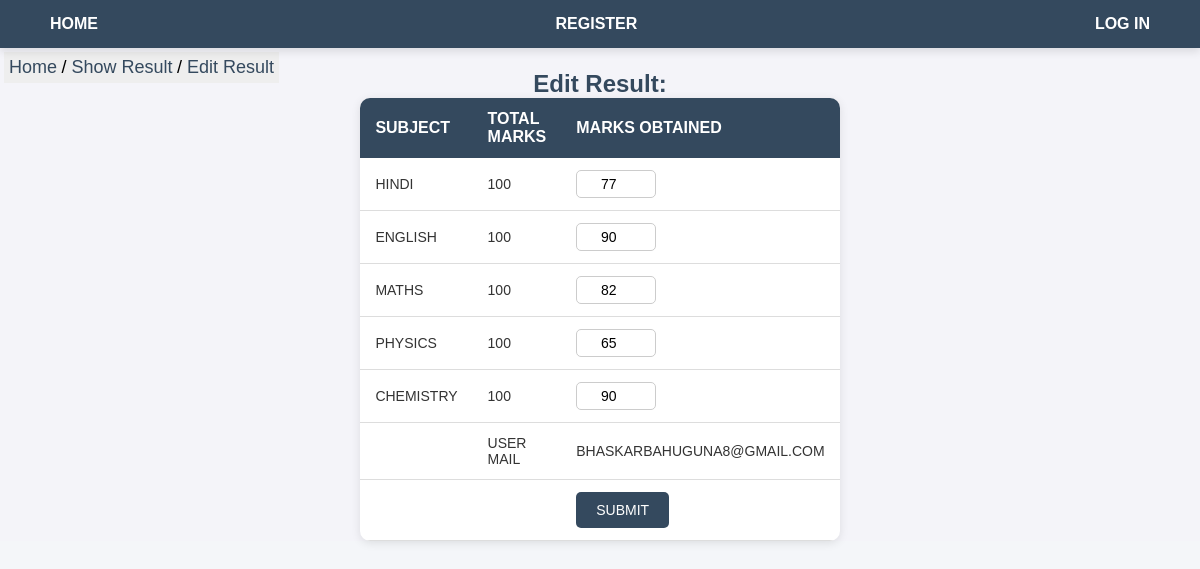
The page /src/view/editresult.php?user_id=2 (signed in) on the database its author committed.
### tables this page shows
CREATE TABLE `user_result` (
  `id` int NOT NULL,
  `user_id` int NOT NULL,
  `hindi` int NOT NULL,
  `english` int NOT NULL,
  `maths` int NOT NULL,
  `physics` int NOT NULL,
  `chemistry` int NOT NULL
);

CREATE TABLE `user` (
  `user_id` int NOT NULL,
  `fname` varchar(50) NOT NULL,
  `lname` varchar(50) DEFAULT NULL,
  `mail` varchar(50) NOT NULL,
  `phone_no` varchar(10) NOT NULL,
  `password` varchar(10) NOT NULL,
  `admin` int NOT NULL DEFAULT '0'
);

### src/controller/user_controller.php (called while the page is built, shortened)
<?php
require ("/var/www/html/result-management/src/view/connection.php");
require "/var/www/html/result-management/src/model/user_result.php";
class UserController{
    private $connection;
    function __construct(){
        $mysqlconnection= new MysqlConnection();
        $this->connection = $mysqlconnection->get_connection();
    }
    function get_user_by_id($user_id){
        $sql = "SELECT * FROM user WHERE user_id = $user_id";
        $result = $this->connection->query($sql);
        if ($result->num_rows > 0) {
            while ($row = $result->fetch_assoc()) {
                $user_id = $row['user_id'];
                $fname = $row['fname'];
                $lname = $row['lname'];
                $email = $row['mail'];
                $phone_no = $row['phone_no'];
                $pass = $row['password'];
                $admin = $row['admin'];
                $user = new User($user_id, $fname, $lname, $email, $phone_no, $pass, $admin);
                return $user;
            }
        }
        return false;
    }
    function get_user_result_by_user_id($user_id){
        $result_query = "SELECT * FROM user_result WHERE user_id = $user_id";
        $result= $this-> connection->query($result_query);
       if( $result-> num_rows >0){
        while ($row = $result->fetch_assoc()) {
            $id = $row['id'];
            $user_id= $row['user_id'];
            $hindi = $row['hindi'];
            $english = $row['english'];
            $maths = $row['maths'];
            $physics = $row['physics'];
            $chemistry = $row['chemistry'];
         $user_result= new UserResult($id , $this->get_user_by_id($user_id));
          $user_result->addSubject(new subject("hindi",$hindi));
          $user_result->addSubject(new subject("english",$english));
          $user_result->addSubject(new subject("maths",$maths));
          $user_result->addSubject(new subject("physics",$physics));
          $user_result->addSubject(new subject("chemistry",$chemistry));
return $user_result;
       }
    }
    else{
        return false;
    }
}
}
?>

### src/view/connection.php (called while the page is built, shortened)
<?php
class MysqlConnection{
    private $conn ;
   function __construct (){
    $this->conn = new mysqli("localhost", "amit", "amit", "result_management");
   }
function get_connection(){
    return $this->conn ;
}
}
?>

### src/model/subjects.php (called while the page is built, shortened)
<?php
class Subject{
    private $subject_name;
    private $subject_marks;
    function __construct($subject_name,$subject_marks){
        $this->subject_name = $subject_name;
        $this->subject_marks = $subject_marks;
    }
        function get_subject_name(){
            return $this-> subject_name;
        }
        function get_subject_marks(){
            return $this-> subject_marks;
        }
}
?>

### src/model/user_result.php (called while the page is built, shortened)
<?php
require "/var/www/html/result-management/src/model/user.php";
require "/var/www/html/result-management/src/model/subjects.php";
class UserResult {
    private User $user;
    private array $subjects=[];
function __construct( $id,$user){
    $this->user = $user;
}
function get_user(){
    return $this -> user;
}
public function addSubject(Subject $subject) {
    $this->subjects[$subject->get_subject_name()] = $subject;
}
public function getSubjectMark(string $subjectName): float {
    return $this->subjects[$subjectName]->get_subject_marks();
}
}

### src/model/user.php (called while the page is built, shortened)
<?php
class User {
private $email;
function __construct($user_id, $first_name,$last_name,$email,$phone_no,$password,$admin){
    $this ->email = $email;
}
function get_email(){
    return $this->email;
}
}

### src/view/editresult.php (the view, shortened to what this page needs)
<?php include "header.php";
    require "../controller/user_controller.php";?>
<!DOCTYPE html>
<html lang="en">
<head>
    <link rel="stylesheet" href="/result-management/src/assets/css/manageresult.css">
</head>
<body>
    <div class="breadcrumb">
        <ul class="breadcrumb">
            <li><a href="/result-management/src/index.php">Home</a></li>
            <li><a href="showresults.php">Show Result</a></li>
            <li><a href="editresults.php">Edit Result</a></li>
        </ul>
    </div>
    <div class="result">
    <?php
    if (isset($_GET['user_id'])) {
        $user_id = (int)$_GET['user_id'];
     $controller= new UserController();
     $user_result = $controller->get_user_result_by_user_id($user_id);
     if ($user_result){
        $email = $user_result->get_user()->get_email();
        $hindi = $user_result->getSubjectMark("hindi");
        $english = $user_result->getSubjectMark("english");
        $maths = $user_result->getSubjectMark("maths");
        $physics = $user_result->getSubjectMark("physics");
        $chemistry = $user_result->getSubjectMark("chemistry");
     }
            echo "<h2>Edit Result:</h2>";
    ?>
                <form method="post" action="resultaction.php">
                    <div id="result">
                        <table>
                            <tr>
                                <th>SUBJECT</th>
                                <th>TOTAL MARKS</th>
                                <th>MARKS OBTAINED</th>
                            </tr>
                            <tr>
                                <td>Hindi</td>
                                <td>100</td>
                                <td><input type="number" name="hin" value="<?php echo $hindi; ?>"></td>
                            </tr>
                            <tr>
                                <td>English</td>
                                <td>100</td>
                                <td><input type="number" name="eng" value="<?php echo $english; ?>"></td>
                            </tr>
                            <tr>
                                <td>Maths</td>
                                <td>100</td>
                                <td><input type="number" name="math" value="<?php echo $maths; ?>"></td>
                            </tr>
                            <tr>
                                <td>Physics</td>
                                <td>100</td>
                                <td><input type="number" name="phy" value="<?php echo $physics; ?>"></td>
                            </tr>
                            <tr>
                                <td>Chemistry</td>
                                <td>100</td>
                                <td><input type="number" name="che" value="<?php echo $chemistry; ?>"></td>
                            </tr>
                            <tr>
                                <td></td>
                                <td>USER MAIL</td>
                                <td>
                                    <?php
                                        echo $email;
                                    ?>
                                </td>
                            </tr>
                            <tr>
                                <td></td>
                                <td></td>
                                <td><input type="submit" id="btn" value="SUBMIT"></td>
                            </tr>
                        </table>
                    </div>
                </form>
    <?php
            }
         else {
            echo "<p>No results available for this user.</p>";
        }
    ?>
    </div>
</body>
</html>

### src/assets/css/header.css (style rules this page uses)
* { margin: 0; padding: 0; box-sizing: border-box; }
body { font-family: 'Poppins', sans-serif; background-color: #f4f6f9; }
.breadcrumb { position: absolute; left: 2px; width: max-content; top: 26px; }
ul.breadcrumb { padding: 5px 5px; list-style: none; background-color: #eee; display: inline-block; }
ul.breadcrumb li { display: inline; font-size: 18px; }
ul.breadcrumb li+li:before { padding: 0px; color: black; content: "/\00a0"; }
ul.breadcrumb li a { color: #34495e; text-decoration: none; }

### src/assets/css/manageresult.css (style rules this page uses)
.result { font-family: 'Arial', sans-serif; background-color: #f4f4f9; margin: 0; padding: 0px; display: flex; justify-content: center; align-items: center; flex-direction: column; }
table { width: 80%; margin: 20px auto; border-collapse: collapse; background-color: #fff; box-shadow: 0 2px 10px rgba(0, 0, 0, 0.1); border-radius: 10px; overflow: hidden; }
table th { background-color: #34495e; color: white; padding: 12px 15px; text-align: left; font-weight: bold; font-size: 16px; }
table td { padding: 12px 15px; border-bottom: 1px solid #ddd; font-size: 14px; color: #333; }
table input[type="number"], table input[type="text"] { width: 80px; padding: 5px; border: 1px solid #ccc; border-radius: 5px; font-size: 14px; }
table input[type="number"] { text-align: center; }
#btn { background-color: #34495e; color: white; padding: 10px 20px; border: none; border-radius: 5px; cursor: pointer; font-size: 14px; transition: background-color 0.3s ease; }
td { text-transform: uppercase; }
h2 { text-align: center; color: #34495e; font-size: 24px; margin-top: 70px; margin-bottom: 0px; }
#result table, .result-table { margin: 0 auto; }

### rows shown on the page
user_result: hin "77", eng "90", math "82", phy "65", che "90"
user: mail "BHASKARBAHUGUNA8@GMAIL.COM"
